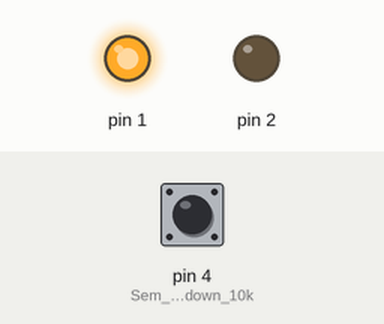
A sketch run on a simulated Arduino Uno, built with avr-gcc and run on an emulated ATmega328P. Shown: output pins drawn as LEDs (lit = HIGH). Inputs (shaded band) come from the test bench; at power-on: pin 4 (Sem_resitor_pulldown_10k) HIGH.

Above: at 1.2 s.
1.3 s: pin 4 (Sem_resitor_pulldown_10k) pulled LOW for 0.15 s
At 1.37 s:
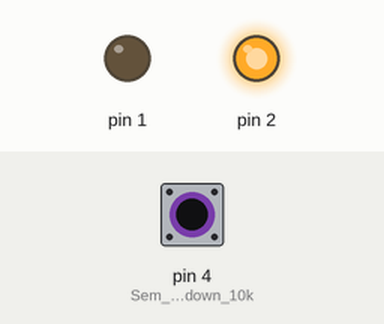
2.9 s: pin 4 (Sem_resitor_pulldown_10k) pulled LOW for 3.2 s
At 6.5 s:
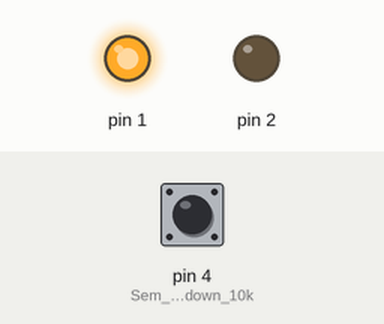
Timing chart, 0 to 8.0 s (numbered marks = the images above; inputs shaded):
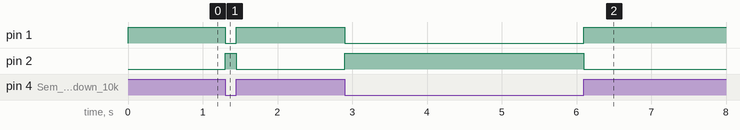

The sketch:

controlar_led_botao.ino
```cpp
void setup()
{
  pinMode(1, OUTPUT);
  pinMode(2, OUTPUT);
  pinMode(4, INPUT_PULLUP); //Sem resitor pulldown 10k ohms
}

void loop()
{
  int botao=digitalRead(4);

  digitalWrite(1, botao);
  digitalWrite(2, !botao);
}
```

Measured:
- after the input at 1.3 s, pin 1: HIGH → LOW at once, → HIGH 0.15 s later; pin 2: LOW → HIGH at once, → LOW 0.15 s later
- after the input at 2.9 s, pin 1: HIGH → LOW at once, → HIGH 3.2 s later; pin 2: LOW → HIGH at once, → LOW 3.2 s later
